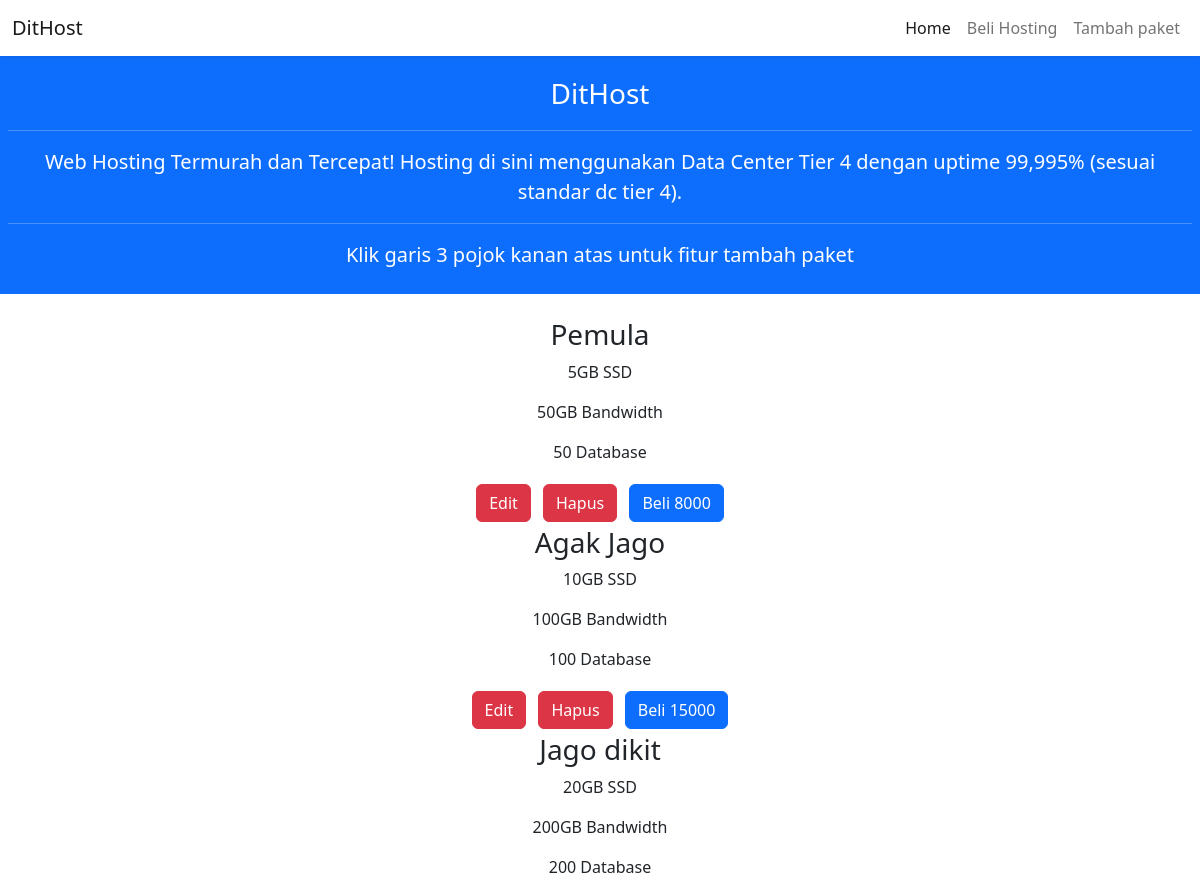
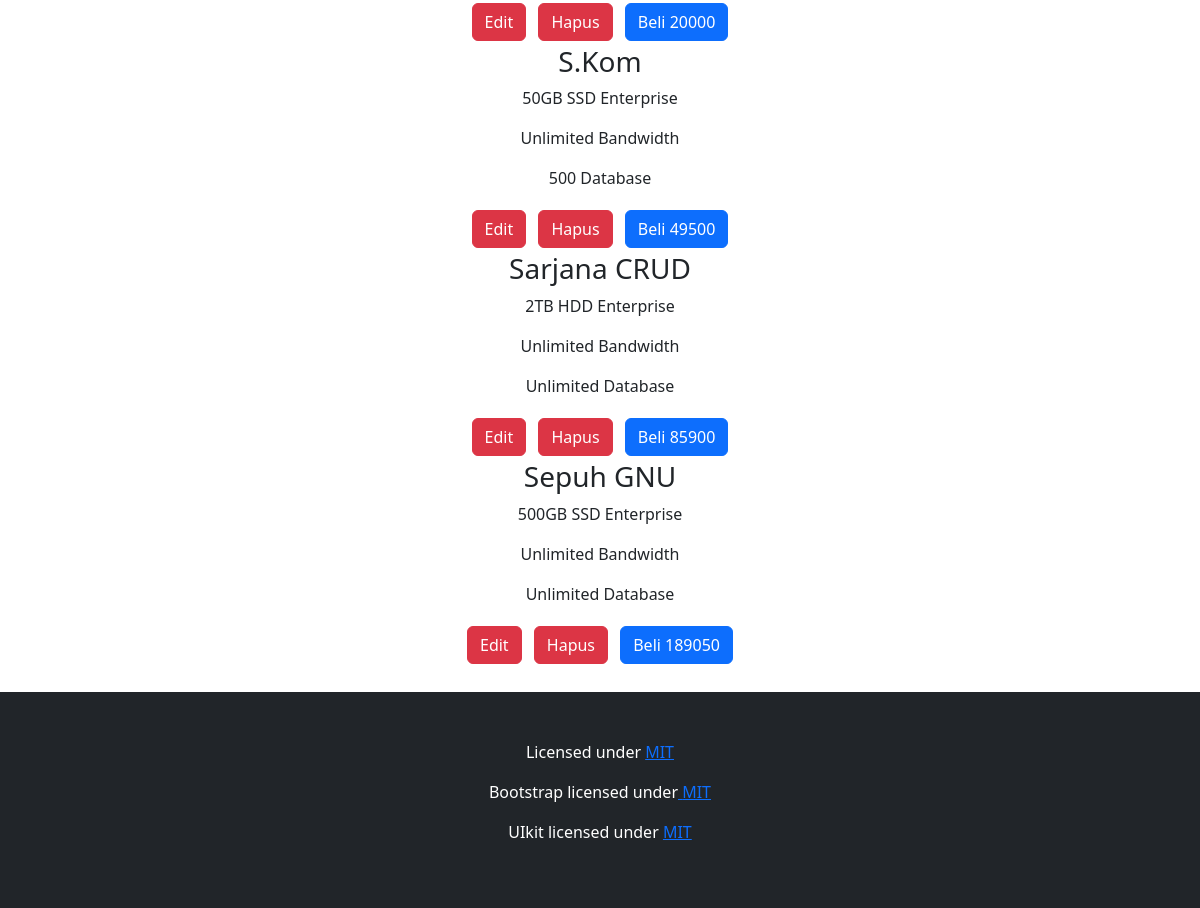
The page / on the database its author committed (2 pictures, top to bottom).
### tables this page shows
CREATE TABLE `host` (
  `id` int(11) NOT NULL,
  `np` varchar(50) NOT NULL,
  `disk` varchar(100) NOT NULL,
  `band` varchar(100) NOT NULL,
  `sq` varchar(100) NOT NULL,
  `harga` int(11) NOT NULL,
  `link` varchar(100) NOT NULL
);

### index.php (the view, shortened to what this page needs)
<!DOCTYPE html>
<html lang="en">
<head>
  <link rel="stylesheet"
  href="https://cdnjs.cloudflare.com/ajax/libs/bootstrap/5.2.3/css/bootstrap.min.css"
 />
<link rel="stylesheet" href="https://cdn.jsdelivr.net/npm/uikit@3.15.20/dist/css/uikit.min.css" />
</head>
<body>
<nav class="navbar sticky-top navbar-expand-sm shadow-sm"
style="backdrop-filter: blur(5px)">
<div class="container-fluid">
<a class="navbar-brand" href="#">DitHost</a>
<div class="collapse navbar-collapse" id="navbarNavDropdown">
<ul class="navbar-nav ms-auto">
<li class="nav-item">
<a class="nav-link active" aria-current="page" href="#">Home</a>
</li>
<li class="nav-item">
<a class="nav-link" href="#pc">Beli Hosting</a>
</li>
<li class="nav-item">
<a class="nav-link" href="tambah.php">Tambah paket</a>
</li>
</ul>
</div>
</div>
</nav>
<div class="container-fluid text-center p-2 text-bg-primary text-white mb-8">
<p class="fs-3 mt-2">
DitHost
</p>
<hr>
<p class="fs-5">
Web Hosting Termurah dan Tercepat! Hosting di sini menggunakan
Data Center Tier 4 dengan uptime 99,995% (sesuai standar dc tier 4).
</p>
<hr>
<p class="fs-5">Klik garis 3 pojok kanan atas untuk fitur tambah paket</p>
</div>
<br>
<div id="pc" class="uk-container text-center">
<div class="uk-child-width-1-3@s" uk-grid>
<?php
include("koneksi.php");
$sql = "SELECT * FROM host";
$query = mysqli_query($db, $sql);
while ($ind = mysqli_fetch_array($query)) {
?>
<div>
<div class="uk-card uk-card-default">
<div class="uk-card-body">
<h3 class="uk-card-title"><?php echo $ind['np']; ?> </h3>
<p>
<?php echo $ind['disk']; ?>
</p>
<p>
<?php echo $ind['band']; ?>
</p>
<p>
<?php echo $ind['sq']; ?>
</p>
<a class="btn btn-danger m-1" href="edit.php?id=<?php echo $ind['id']; ?>">Edit</a>
<a class="btn btn-danger m-1" href="hapus.php?id=<?php echo $ind['id']; ?>">Hapus</a>
<button onclick="c()" type="button" class="btn btn-primary m-1">Beli <?php echo
$ind['harga']; ?> </button>
</div>
</div>
</div>
<?php
};
?>
</div>
</div>
<br>
<footer>
<div class="container-fluid p-5 text-center bg-dark text-white">
<p class="fs-6">
Licensed under <a href="https://spdx.org/licenses/MIT.html">MIT</a>
</p>
<p class="fs-6">Bootstrap licensed under<a
href="https://github.com/twbs/bootstrap/blob/main/LICENSE"> MIT</a>
</p>
<p class="fs-6">UIkit licensed under <a
href="https://github.com/uikit/uikit/blob/develop/LICENSE.md">MIT</a>
</p>
</div>
</footer>
</body>
</html>

### rows shown on the page
host: np "Pemula", disk "5GB SSD", band "50GB Bandwidth", sq "50 Database", harga "8000"
host: np "Agak Jago", disk "10GB SSD", band "100GB Bandwidth", sq "100 Database", harga "15000"
host: np "Jago dikit", disk "20GB SSD", band "200GB Bandwidth", sq "200 Database", harga "20000"
host: np "S.Kom", disk "50GB SSD Enterprise", band "Unlimited Bandwidth", sq "500 Database", harga "49500"
host: np "Sarjana CRUD", disk "2TB HDD Enterprise", band "Unlimited Bandwidth", sq "Unlimited Database", harga "85900"
host: np "Sepuh GNU", disk "500GB SSD Enterprise", band "Unlimited Bandwidth", sq "Unlimited Database", harga "189050"
